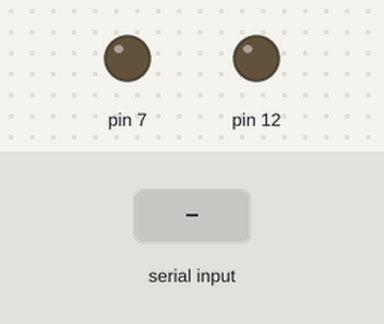
Recording of a sketch running on a simulated Arduino Uno, built with avr-gcc and run on an emulated ATmega328P. On the bench: output pins drawn as LEDs (lit = HIGH). The test bench sets the inputs (shaded band). What the sketch prints to the serial monitor is not drawn.

Above: at 1.2 s.
1.3 s: byte 30 received over Serial
At 1.8 s:
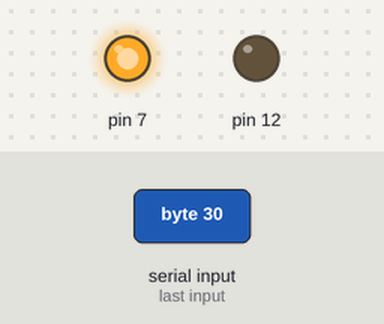
Timing chart, 0 to 4.3 s (numbered marks = the images above; inputs shaded):
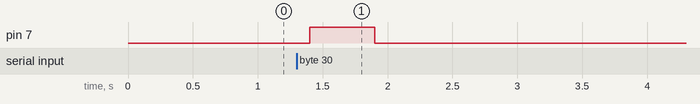

Measured:
- after the input at 1.3 s, pin 7: LOW → HIGH after 0.10 s, → LOW 0.50 s later

The sketch:

sjfjSerial.ino
```cpp
void setup()
{
  //set LEDs for feedback
  pinMode(12, OUTPUT);
  pinMode(7, OUTPUT);

  //set Serialport
  Serial.begin(9600);
}

int data = 0;
int i;
void loop()
{
  while (1)
  {
    if (Serial.available())
    {
      //recieve the data for computer
      data = Serial.read();
      delay(100);
      //data is the int angle in c++ code,to minimize the blink times
      data %= 10;

      //blink
      for (i = 0; i < data; i++)
      {
        digitalWrite(12, HIGH);
        delay(400);
        digitalWrite(12, LOW);
        delay(400);
      }

      //send a single as sending data back to computer
      digitalWrite(7, HIGH);
      delay(500);
      digitalWrite(7, LOW);
      delay(500);

      Serial.write(i);

      //wait for sending code finished
      Serial.flush();

      //clear the datas in flash
      for (; Serial.read() >= 0;);
    }
  }
}
```
